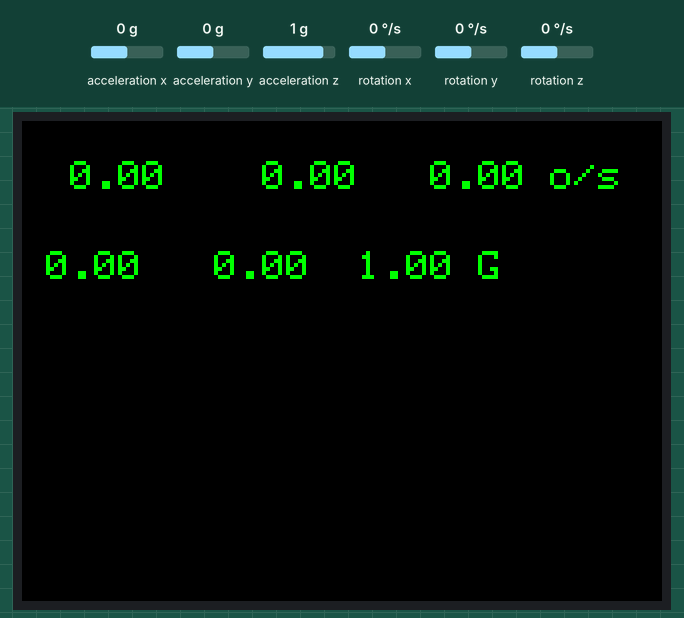
Bench run of a program on a simulated ESP32. Shown: 320×240 colour display. The test bench sets the inputs (shaded band); at power-on: acceleration x 0 g, acceleration y 0 g, acceleration z 1 g, rotation x 0 °/s, rotation y 0 °/s, rotation z 0 °/s. What the program prints to the serial monitor is not drawn.

Above: at 1.4 s.
1.5 s: acceleration x set to -1.4 g
At 2.5 s:
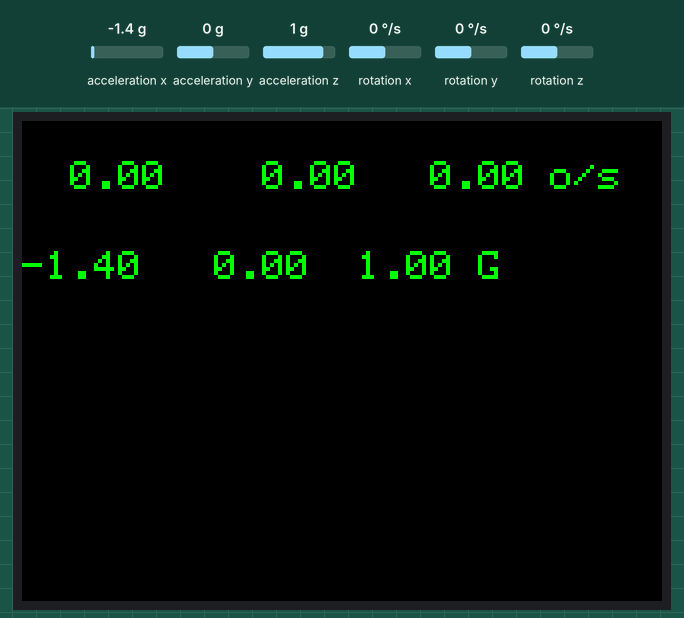
3.2 s: acceleration y set to -1.4 g
At 4.7 s:
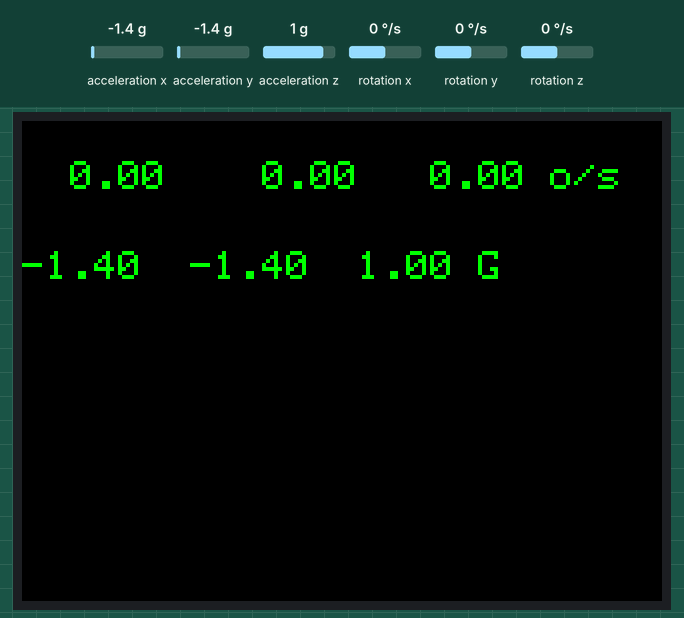
5.0 s: acceleration z set to -1.4 g
At 5.7 s:
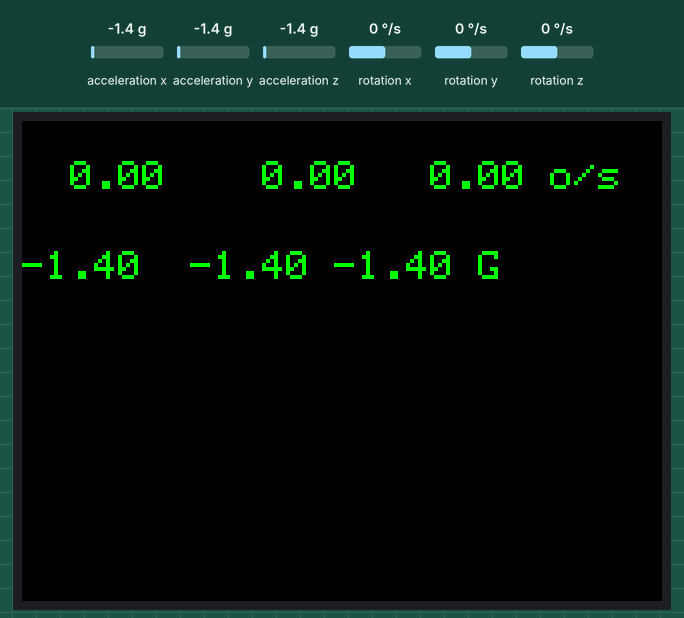
6.7 s: rotation x set to -192 °/s
At 7.9 s:
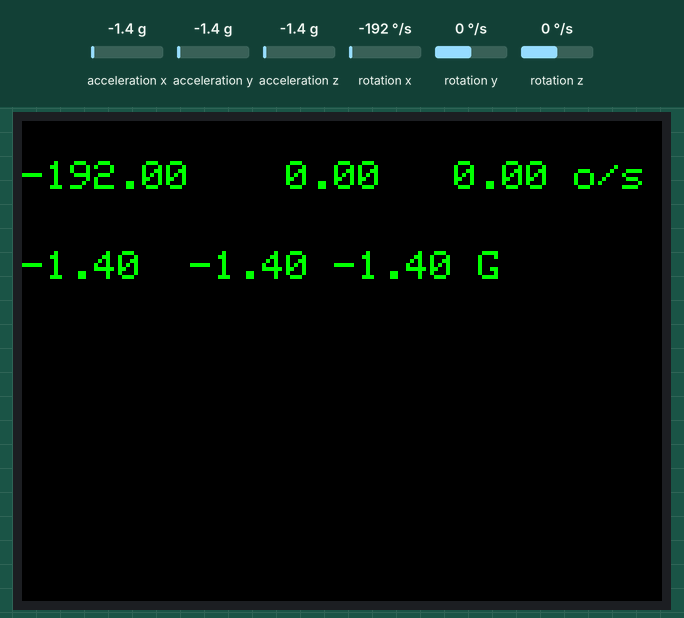
8.5 s: rotation y set to -192 °/s
At 9.1 s:
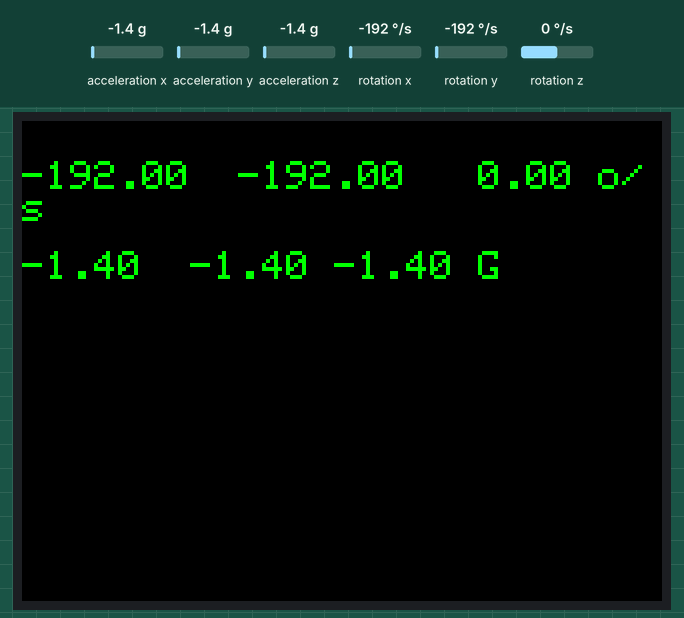
10.2 s: rotation z set to -192 °/s
At 11.5 s:
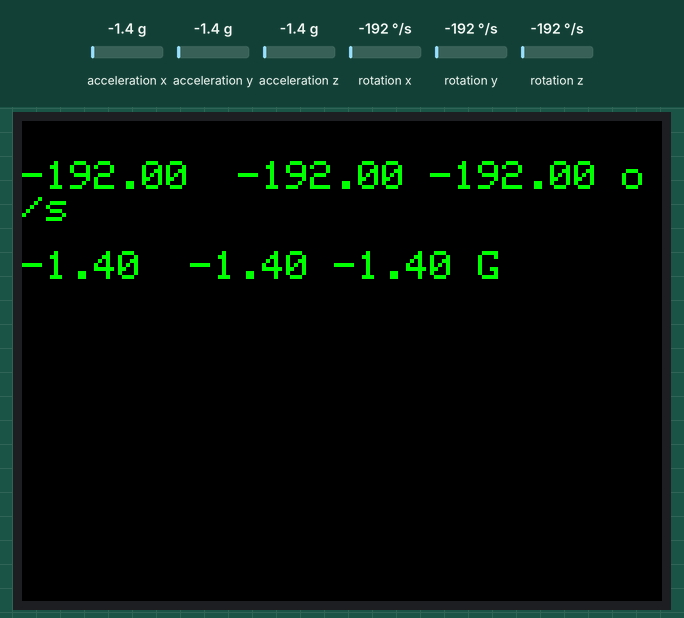
Timing chart, 0 to 13.0 s (numbered marks = the images above; inputs shaded):
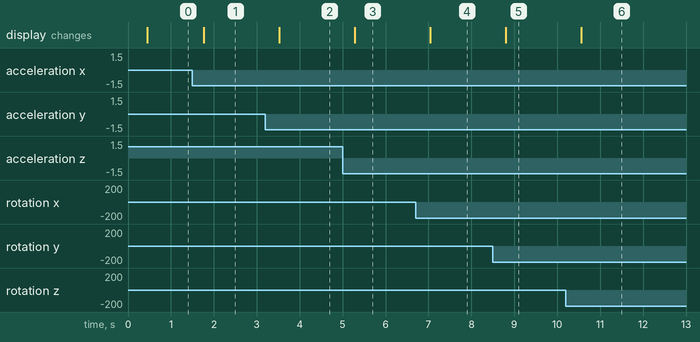

The program:

main.cpp
```cpp
#include <M5Stack.h>

// define parameters
float accX = 0.0F;
float accY = 0.0F;
float accZ = 0.0F;

float gyroX = 0.0F;
float gyroY = 0.0F;
float gyroZ = 0.0F;

void setup() {
  // put your setup code here, to run once:
  M5.begin();
  M5.Power.begin();
  M5.Imu.Init();
  M5.Lcd.fillScreen(BLACK);
  M5.Lcd.setTextColor(GREEN,BLACK);
  M5.Lcd.setTextSize(2);
  Serial.begin(57600);
}

void loop() {
  // put your main code here, to run repeatedly:
  M5.Imu.getAccelData(&accX,&accY,&accZ);
  M5.Imu.getGyroData(&gyroX,&gyroY,&gyroZ);
  Serial.printf("%5.3f,%5.3f,%5.3f,%5.3f,%5.3f,%5.3f\n", accX, accY, accZ, gyroX, gyroY, gyroZ);
  delay(200);

  //set Lcd
  //gyro
  M5.Lcd.setCursor(0,20);
  M5.Lcd.printf("%6.2f  %6.2f %6.2f",gyroX,gyroY,gyroZ);
  M5.Lcd.print(" o/s");
  // accelaration
  M5.Lcd.setCursor(0,65);
  M5.Lcd.printf("%5.2f  %5.2f %5.2f",accX,accY,accZ);
  M5.Lcd.print(" G");

  delay(1);
}
```

Measured:
- after the input at 1.5 s, the display: changes after 0.26 s (image 1)
- after the input at 3.2 s, the display: changes after 0.32 s (image 2)
- after the input at 5.0 s, the display: changes after 0.28 s (image 3)
- after the input at 6.7 s, the display: changes after 0.34 s (image 4)
- after the input at 8.5 s, the display: changes after 0.30 s (image 5)
- after the input at 10.2 s, the display: changes after 0.36 s (image 6)
